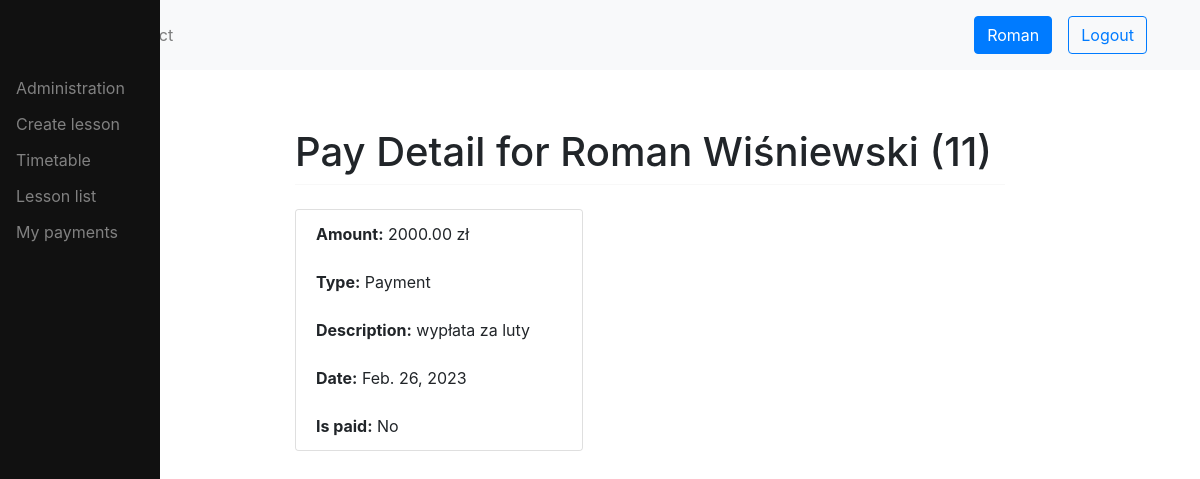
Page /billing/payment/7/ (signed in) on the committed database.
### users/models.py (models this page shows, shortened)
class User(AbstractUser):
    username = None
    email = models.EmailField(_('email address'), unique=True)
    phone = models.CharField(blank=True, null=True, max_length=16, help_text='Contact phone number')
    address = models.TextField('address', max_length=255, blank=True, null=True)
    date_of_birth = models.DateField(null=True, blank=True)
    USERNAME_FIELD = 'email'
    REQUIRED_FIELDS = []
    objects = CustomUserManager()
    def __str__(self):
        return f'{self.first_name} {self.last_name} ({self.id})'

class Teacher(models.Model):
    user = models.OneToOneField(User, on_delete=models.CASCADE)
    start_date = models.DateField()
    def __str__(self):
        return f'{self.user}'

### billing/models.py (models this page shows)
class Billing(models.Model):
    date = models.DateField()
    student = models.ForeignKey(Student, on_delete=models.CASCADE, blank=True, null=True)
    teacher = models.ForeignKey(Teacher, on_delete=models.CASCADE, blank=True, null=True)
    description = models.CharField(max_length=255, blank=True, null=True)
    amount = models.DecimalField(max_digits=10, decimal_places=2)
    is_paid = models.BooleanField(default=False)
    PAYMENT = 'Payment'
    BILL = 'Bill'
    TYP_CHOICES = [
        (PAYMENT, 'Payment'),
        (BILL, 'Bill'),
    ]
    typ = models.CharField(choices=TYP_CHOICES, max_length=10)
    class Meta:
        ordering = ['-date']
    def __str__(self):
        if self.student:
            return f'{self.student} - {self.description}'
        elif self.teacher:
            return f'{self.teacher} - {self.description}'

### billing/views.py (the view)
# urls.py: path('payment/<int:pk>/', payment_detail, name='payment-detail'),
@login_required
def payment_detail(request, pk):
    pay = get_object_or_404(Billing, pk=pk)
    print(f'bill {pay} - pk {pk} - teacher {pay.teacher.user}')
    if pay.teacher.user != request.user:
        return render(request, 'error.html', {'message': 'Access Denied'})
    return render(request, 'payment_detail.html', {'teacher': pay.teacher, 'pay': pay})

### logbook/templatetags/auth_extras.py (called while the page is built)
@register.filter(name='has_group')
def has_group(user, group_name):
    group = Group.objects.get(name=group_name)
    return True if group in user.groups.all() else False

### billing/templates/payment_detail.html
{% extends 'base.html' %}
{% block content %}
    <h1 class="mt-2">Pay Detail for {{ teacher }}</h1>
	<hr class="mt-0 mb-4">
    <div class="card" style="width: 18rem;">
    <ul class="list-group list-group-flush">
        <li class="list-group-item"><b>Amount:</b> {{ pay.amount }} zł</li>
        <li class="list-group-item"><b>Type:</b> {{ pay.typ }}</li>
        <li class="list-group-item"><b>Description:</b> {{ pay.description }}</li>
        <li class="list-group-item"><b>Date:</b> {{ pay.date }}</li>
        <li class="list-group-item"><b>Is paid:</b>
        {% if pay.is_paid %}
            Yes
        {% else %}
            No
        {% endif %}</li>
    </ul>
    </div>
{% endblock %}

### templates/topnav.html
{% load static %}
<nav class="navbar navbar-expand-md navbar-light bg-light">
  <div class="container">
      <ul class="navbar-nav me-auto mb-2 mb-lg-0">
        <li class="nav-item">
          <a class="nav-link" href="{% url 'home' %}">Home</a>
        </li>
        <li class="nav-item">
          <a class="nav-link" href="{% url 'contact' %}">Contact</a>
        </li>
      </ul>
    {% if request.user.is_authenticated %}
      <div class="d-flex align-items-center">
        <a class="btn btn-primary m-2" href="{% url 'users:view' user_id=request.user.id %}">{{ request.user.first_name }}</a>
        <a class="btn btn-outline-primary m-2" href="{% url 'users:logout' %}">Logout</a>
      </div>
    {% else %}
      <div class="d-flex align-items-center">
        <a class="btn btn-primary m-2" href="{% url 'users:login' %}">Login</a>
        <a class="btn btn-outline-primary m-2" href="{% url 'users:register' %}">Register</a>
      </div>
      {% endif %}
  </div>
</nav>

### rows in the picture
User: user.first_name "Roman"
Teacher: user.last_name "Roman Wiśniewski (11)"
Billing: amount "2000.00", typ "Payment", description "wypłata za luty", date "Feb. 26, 2023"
